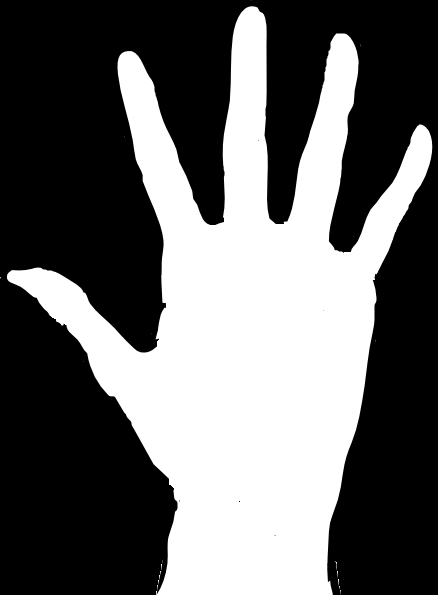
//> input picture Jonas/Hand3.png, 438 x 595 px
$ ./main_more   (built with g++ and OpenCV 4)
//> lines starting //> are read from the running program, lines starting //| are printed output that depends on the picture
#include "opencv2/highgui/highgui.hpp"
#include "opencv2/core/core.hpp"
#include "opencv2/opencv.hpp"
#include <iostream>

#include <fstream>
#include <string.h>

using namespace cv;
using namespace std;

int main(int, char**)
{
	//double score = 0;
	//double timer = 0;


	vector<vector<Point> > h_contours, v_contours;
	vector<Vec4i> hierarchy;

	VideoCapture cap(0); // open the default camera
	if (!cap.isOpened())  // check if we succeeded
		return -1;
	Mat edges, h_edges, frame, hsvframe, templ1, background, frame1, edges1, test1; //allocate memoryedges;
	namedWindow("edges", 1);
	namedWindow("Background", 1);

	templ1 = imread("Hand3.png");
//> templ1 is the input picture: 595 rows x 438 cols, CV_8UC3; min 0, max 255, mean 102.3
	cvtColor(templ1, h_edges, COLOR_BGR2GRAY);
	cap >> frame1; // get a new frame from camera
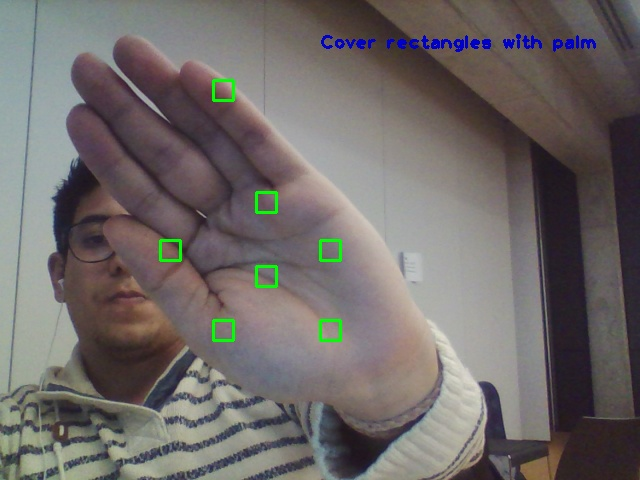
//> input picture handDetect/waitforpalm22.jpg, 640 x 480 px, given in place of the camera
//> frame1 is the input picture: 480 rows x 640 cols, CV_8UC3; mean B, G, R 104, 105.5, 111.1
	cvtColor(frame1, edges1, COLOR_BGR2GRAY);
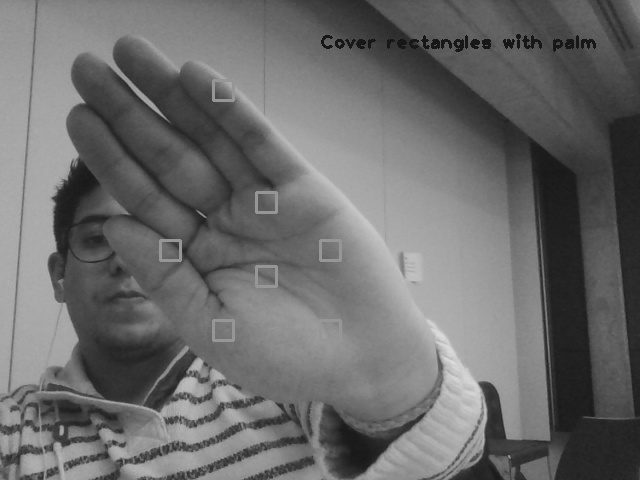
//> edges1: 480 rows x 640 cols, CV_8UC1; min 17, max 224, mean 107
	GaussianBlur(edges1, edges1, Size(7, 7), 1.5, 1.5);
	//Canny(edges1, edges1, 0, 40, 3);
	background = edges1;
	Rect rect_fr = Rect(3, 3, frame.cols-7, frame.rows-7), rect_arm;
//> (the run ends here: the program stops with an error, at `Mat reality = Mat::zeros(frame.cols-7, frame.rows-7, CV_8UC1),`)
